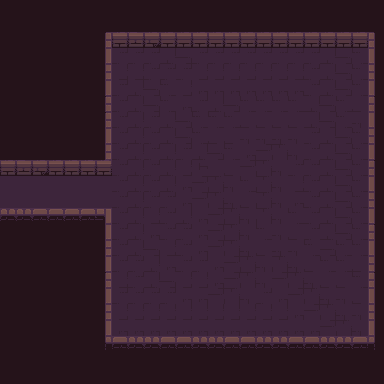

This game map was drawn from its Tiled (.tmx) file and the tilesets committed beside it. A one-line description and the trimmed map source follow:
An orthogonal 24x24 tile map with 16x16 px tiles, 5 tile layers (background, road, wall, item, ...), 1 hidden layer not drawn, 3 tilesets.

<map version="1.2" tiledversion="1.3.4" orientation="orthogonal" renderorder="right-down" compressionlevel="0" width="24" height="24" tilewidth="16" tileheight="16" infinite="0" nextlayerid="8" nextobjectid="1">
 <tileset firstgid="1" name="Dungeon_Tileset" tilewidth="16" tileheight="16" tilecount="100" columns="10">
  <image source="Dungeon_Tileset.png" width="160" height="160" />
 </tileset>
 <tileset firstgid="101" name="flag" tilewidth="16" tileheight="16" tilecount="4" columns="4">
  <image source="flag.png" width="64" height="16" />
  <tile id="0">
   <animation>
    <frame tileid="3" duration="200" />
    <frame tileid="2" duration="200" />
    <frame tileid="1" duration="200" />
    <frame tileid="0" duration="200" />
   </animation>
  </tile>
 </tileset>
 <tileset firstgid="105" name="torch" tilewidth="16" tileheight="16" tilecount="4" columns="4">
  <image source="torch.png" width="64" height="16" />
  <tile id="0">
   <animation>
    <frame tileid="3" duration="200" />
    <frame tileid="2" duration="200" />
    <frame tileid="1" duration="200" />
    <frame tileid="0" duration="200" />
   </animation>
  </tile>
 </tileset>
 <layer id="1" name="background" width="24" height="24">
  <data>[576 cells, 576 non-empty, 1 distinct tile ids]</data>
 </layer>
 <layer id="5" name="road" width="24" height="24">
  <data>[576 cells, 302 non-empty, 1 distinct tile ids]</data>
 </layer>
 <layer id="3" name="wall" width="24" height="24">
  <data>[576 cells, 82 non-empty, 19 distinct tile ids]</data>
 </layer>
 <layer id="4" name="item" width="24" height="24">
  <data>[576 cells, 0 non-empty, 0 distinct tile ids]</data>
 </layer>
 <layer id="7" name="pickarea" width="24" height="24">
  <data>[576 cells, 288 non-empty, 12 distinct tile ids]</data>
 </layer>
 <layer id="6" name="smog" width="24" height="24" visible="0">
  <data>[576 cells, 576 non-empty, 1 distinct tile ids]</data>
 </layer>
</map>
